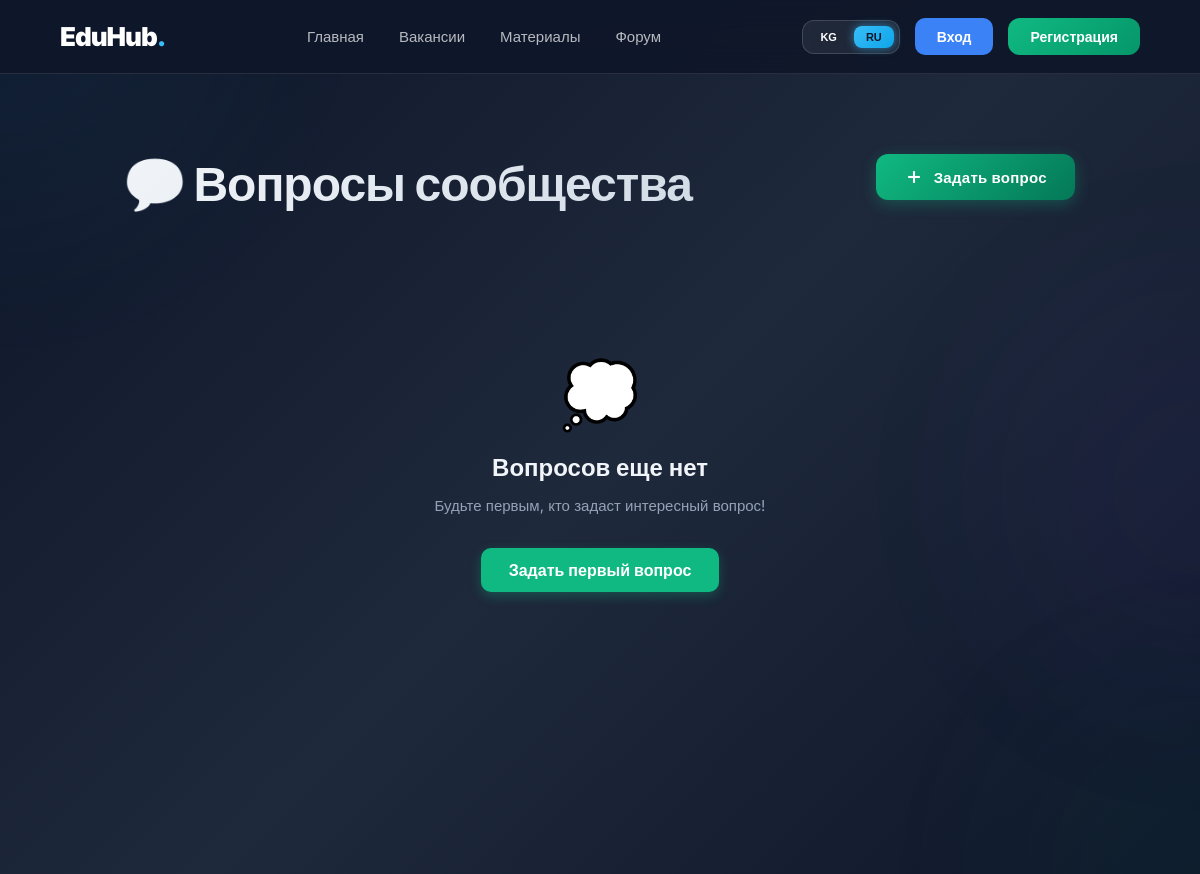
/ru/forum/, run on an earlier commit of the app's database.
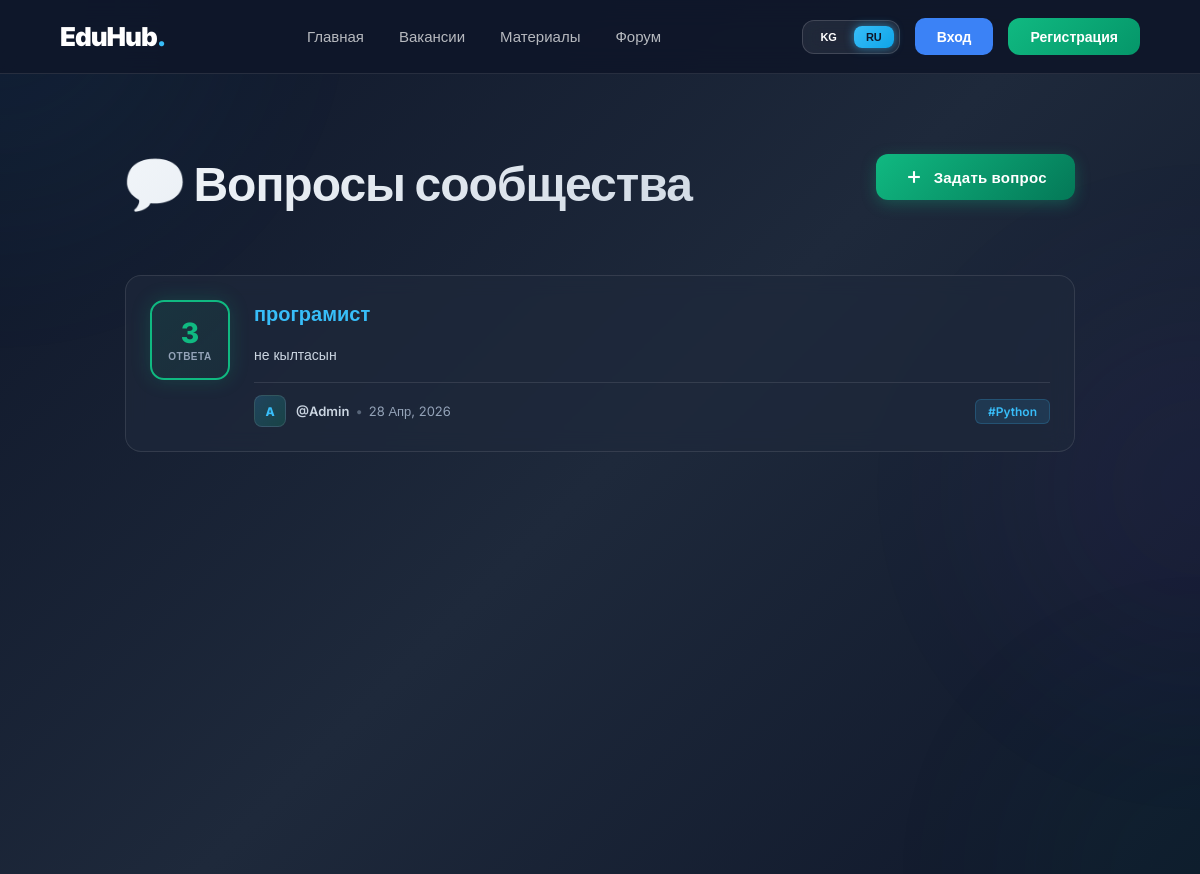
And on a later commit of the database.
### forum/models.py (models this page shows, shortened)
class Question(models.Model):
    title = models.CharField(max_length=255, verbose_name="Тема")
    content = models.TextField(verbose_name="Текст")
    author = models.ForeignKey(
        settings.AUTH_USER_MODEL,
        on_delete=models.CASCADE,
        related_name='questions'
    )
    created_at = models.DateTimeField(auto_now_add=True)
    tags = models.CharField(max_length=100, blank=True,verbose_name="Категории")

### users/models.py (models this page shows, shortened)
class CustomUser(AbstractUser):
    ROLE_CHOICES = (
        ('student', 'Студент'),
        ('employer', 'Работадатель'),
    )
    role = models.CharField(
        max_length=20,
        choices=ROLE_CHOICES,
        null=True,
        blank=True
    )
    university = models.CharField(max_length=255, blank=True, null=True)
    phone = models.CharField(max_length=20, blank=True, null=True)
    profile_picture = models.ImageField(upload_to='profile_pics/', blank=True, null=True)
    is_verified = models.BooleanField(default=False)
    is_blocked = models.BooleanField(default=False)
    verification_data = models.TextField(blank=True, null=True, verbose_name="Маалыматтар (ИНН/Компания)")

### forum/views.py (the view)
# urls.py: path('', views.QuestionListView.as_view(), name='question_list'),
class QuestionListView(ListView):
    model = Question
    template_name = 'forum/question_list.html'
    context_object_name = 'questions'

### templates/forum/question_list.html (shortened to what this page needs)
{% extends 'base.html' %}
{% load i18n %}
{% block content %}
<div class="forum-page">
    <div class="animated-background">
        <div class="bg-orb bg-orb-1"></div>
        <div class="bg-orb bg-orb-2"></div>
        <div class="bg-orb bg-orb-3"></div>
    </div>
    <div class="forum-container">
        <div class="forum-header">
            <div class="header-content">
                <h1 class="forum-title">💬 {% trans "Вопросы сообщества" %}</h1>
            </div>
            <a href="{% url 'question_ask' %}" class="ask-btn">
                <svg width="20" height="20" viewBox="0 0 24 24" fill="none" stroke="currentColor" stroke-width="2.5">
                    <line x1="12" y1="5" x2="12" y2="19"></line>
                    <line x1="5" y1="12" x2="19" y2="12"></line>
                </svg>
                <span>{% trans "Задать вопрос" %}</span>
            </a>
        </div>
        <div class="questions-list">
            {% for q in questions %}
            <div class="question-card" style="animation-delay: {{ forloop.counter|add:0.1 }}s">
                <div class="card-stats-panel">
                    <div class="stats-bubble {% if q.answers.count > 0 %}has-answers{% endif %}">
                        <div class="stat-content">
                            <span class="stat-number">{{ q.answers.count }}</span>
                            <span class="stat-label">
                                {% if q.answers.count == 1 %}
                                    {% trans "ответ" %}
                                {% elif q.answers.count < 5 %}
                                    {% trans "ответа" %}
                                {% else %}
                                    {% trans "ответов" %}
                                {% endif %}
                            </span>
                        </div>
                    </div>
                </div>
                <div class="card-main-content">
                    <h3 class="question-title">
                        <a href="{% url 'question_detail' q.pk %}" class="question-link">
                            {{ q.title }}
                        </a>
                    </h3>
                    <p class="question-preview">{{ q.content|truncatechars:150 }}</p>
                    <div class="card-footer">
                        <div class="author-info">
                            <div class="author-avatar">
                                <span class="avatar-initial">{{ q.author.username|slice:":1"|upper }}</span>
                            </div>
                            <div class="author-meta">
                                <span class="author-name">@{{ q.author.username }}</span>
                                <span class="separator">•</span>
                                <span class="post-date" title="{{ q.created_at }}">
                                    {{ q.created_at|date:"d M, Y" }}
                                </span>
                            </div>
                        </div>
                        {% if q.tags %}
                        <div class="tags-container">
                            {% for tag in q.tags.split %}
                                <a href="#" class="tag-badge">#{{ tag }}</a>
                            {% endfor %}
                        </div>
                        {% endif %}
                    </div>
                </div>
            </div>
            {% empty %}
            <div class="empty-state">
                <div class="empty-icon">💭</div>
                <h3 class="empty-title">{% trans "Вопросов еще нет" %}</h3>
                <p class="empty-text">{% trans "Будьте первым, кто задаст интересный вопрос!" %}</p>
                <a href="{% url 'question_ask' %}" class="empty-btn">
                    {% trans "Задать первый вопрос" %}
                </a>
            </div>
            {% endfor %}
        </div>
    </div>
</div>
{% endblock %}

What changed in the data, as far as the page shows it:
added Question: answers.count "3", title "програмист", content "не кылтасын", author.username "A", author.username "Admin", created_at "28 Апр, 2026", split "Python"
Also different on the page:
text no longer shown: "💭 Вопросов еще нет Будьте первым, кто задаст интересный вопрос! Задать первый вопрос"
